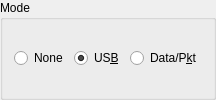
            <widget class="QGroupBox" name="mode_group_box">
             <property name="toolTip">
              <string>Modulation mode selected on radio.</string>
             </property>
             <property name="title">
              <string>Mode</string>
             </property>
             <layout class="QGridLayout" name="gridLayout_10">
              <item row="0" column="1">
               <widget class="QRadioButton" name="mode_USB_radio_button">
                <property name="toolTip">
                 <string>&lt;html&gt;&lt;head/&gt;&lt;body&gt;&lt;p&gt;USB is usually the correct modulation mode,&lt;/p&gt;&lt;p&gt;unless the radio has a special data or packet mode setting&lt;/p&gt;&lt;p&gt;for AFSK operation.&lt;/p&gt;&lt;/body&gt;&lt;/html&gt;</string>
                </property>
                <property name="text">
                 <string>US&amp;B</string>
                </property>
                <property name="checked">
                 <bool>true</bool>
                </property>
                <attribute name="buttonGroup">
                 <string notr="true">TX_mode_button_group</string>
                </attribute>
               </widget>
              </item>
              <item row="0" column="0">
               <widget class="QRadioButton" name="mode_none_radio_button">
                <property name="toolTip">
                 <string>Don't allow the program to set the radio mode
(not recommended but use if the wrong mode
or bandwidth is selected).</string>
                </property>
                <property name="text">
                 <string>None</string>
                </property>
                <attribute name="buttonGroup">
                 <string notr="true">TX_mode_button_group</string>
                </attribute>
               </widget>
              </item>
              <item row="0" column="2">
               <widget class="QRadioButton" name="mode_data_radio_button">
                <property name="toolTip">
                 <string>If this is available then it is usually the correct mode for this program.</string>
                </property>
                <property name="text">
                 <string>Data/P&amp;kt</string>
                </property>
                <attribute name="buttonGroup">
                 <string notr="true">TX_mode_button_group</string>
                </attribute>
               </widget>
              </item>
             </layout>
            </widget>
